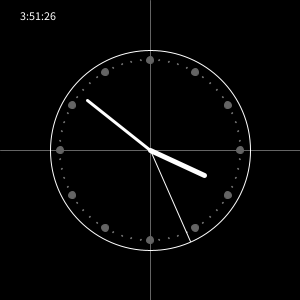
Frame 1 (no input)
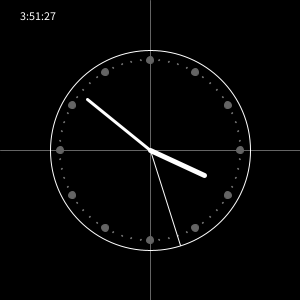
Frame 60 (the mouse pressed at the canvas centre just before this capture)
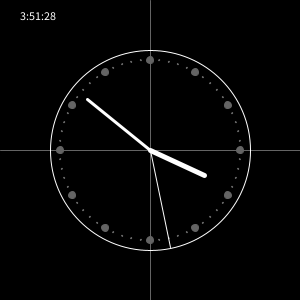
Frame 120 (the mouse held since frame 60 and released just before this capture)

The Processing sketch that drew these frames (run headless with seeded random() and noise(); from frame 60 on, the mouse is pressed at the canvas centre):

// Processing sketch: processing_84259
// ── processing_84259.pde

void setup() {

  smooth();

  size(300, 300);

}



void draw() {

  background(0);

  int ox = width / 2;

  int oy = height / 2;

  stroke(100); fill(100); strokeWeight(1);

  line(0, oy, width, oy);

  line(ox, 0, ox, height);    



  for (int i = 0; i < 60; i++) {    

    float xx = 90 * cos(radians(90/15.0 * i));

    float yy = 90 * sin(radians(90/15.0 * i));

    int sz = i % 5 == 0 ? 7 : 1;

    ellipse(ox + xx, oy - yy, sz, sz);

  }

  

  int h = hour();

  int m = minute();

  int s = second();

  

  stroke(255);

  // 秒

  int slen = 100;

  noFill();

  ellipse(ox, oy, slen*2, slen*2);

  float sdeg = 90 - s * 6.0;

  float sx = slen * cos(radians(sdeg));

  float sy = slen * sin(radians(sdeg));

  line(ox, oy, ox + sx, oy - sy);

  

  // 分

  int mlen = 80;

  float mdeg = (90 - m * 6.0) - 6.0*s/60.0;

  float mx = mlen * cos(radians(mdeg));

  float my = mlen * sin(radians(mdeg));

  strokeWeight(3);

  line(ox, oy, ox + mx, oy - my);

  

  // 時

  int hlen = 60;

  float hdeg = (90 - h * 30) - 30.0*m/60.0;

  float hx = hlen * cos(radians(hdeg));

  float hy = hlen * sin(radians(hdeg));

  strokeWeight(5);

  line(ox, oy, ox + hx, oy - hy);

  

  fill(255);

  text(h+":"+m+":"+s, 20, 20);

}
